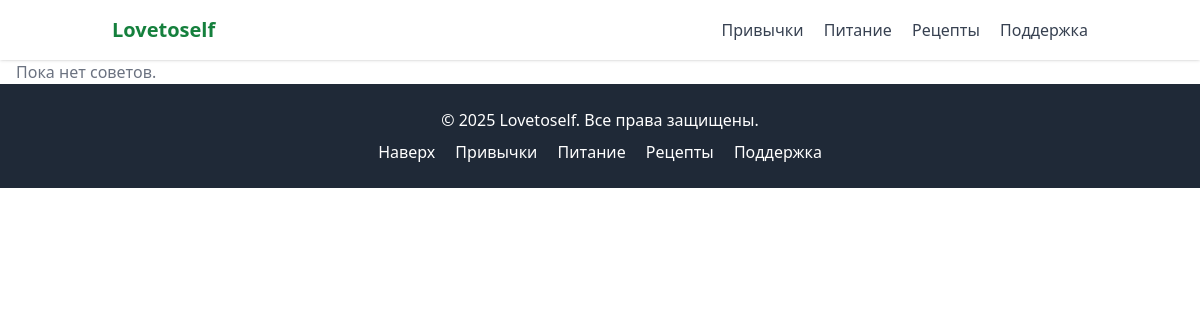
The app's page /advice-list/, older data.
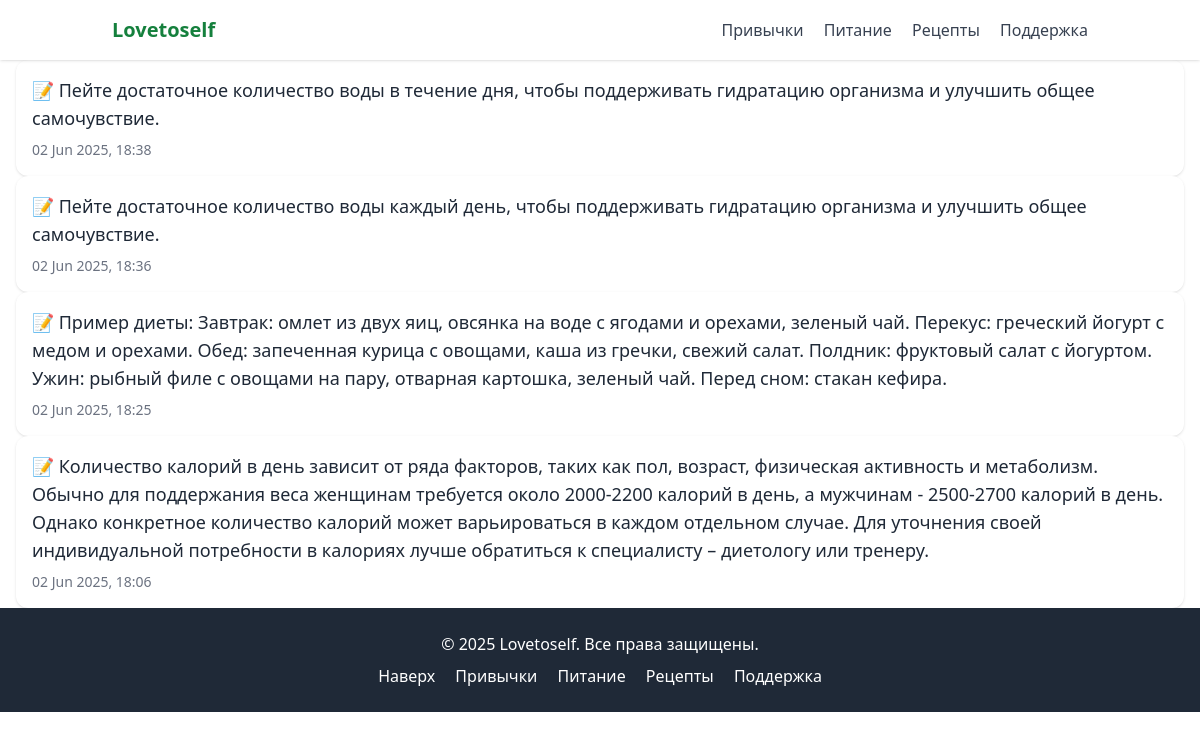
The same page, newer data.
### home/models.py (models this page shows, shortened)
class Advice(models.Model):
    text = models.TextField()
    created_at = models.DateTimeField(auto_now_add=True)

### home/views.py (the view)
# urls.py: path("advice-list/", views.advice_list, name="advice_list"),
def advice_list(request):
    advices = Advice.objects.order_by("-created_at")
    return render(request, "home/advice_list.html", {"advices": advices})

### templates/home/advice_list.html
{% extends "base.html" %}
{% block content %}
<section class="py-10 px-4 max-w-3xl mx-auto">
  <h1 class="text-3xl font-bold mb-6 text-green-700">🌿 Советы по здоровью</h1>
  <div class="space-y-4">
    {% for advice in advices %}
      <div class="bg-white dark:bg-gray-800 p-4 rounded-xl shadow">
        <p class="text-lg text-gray-800 dark:text-gray-200">📝 {{ advice.text }}</p>
        <p class="text-sm text-gray-500 mt-2">{{ advice.created_at|date:"d M Y, H:i" }}</p>
      </div>
    {% empty %}
      <p class="text-gray-500">Пока нет советов.</p>
    {% endfor %}
  </div>
</section>
{% endblock %}

### templates/base.html (shortened to what this page needs)
{% load static %}
{% load wagtailcore_tags %}
<!DOCTYPE html>
<html lang="ru">
<head>
  <link href="{% static 'css/styles.css' %}" rel="stylesheet" />
  <link href="https://unpkg.com/aos@2.3.1/dist/aos.css" rel="stylesheet" />
</head>
<body class="bg-white text-gray-800 dark:bg-black dark:text-white">
  <header class="fixed w-full bg-white shadow z-50">
    <div class="container mx-auto px-6 py-4 flex justify-between items-center">
      <a href="/#start" class="text-xl font-bold text-green-700">Lovetoself</a>
      <nav class="space-x-4">
        <a href="#habits" class="text-gray-700 hover:text-green-700 transition">Привычки</a>
        <a href="#menu" class="text-gray-700 hover:text-green-700 transition">Питание</a>
        <a href="#recipes" class="text-gray-700 hover:text-green-700 transition">Рецепты</a>
        <a href="#support" class="text-gray-700 hover:text-green-700 transition">Поддержка</a>
      </nav>
    </div>
  </header>
  <main>
    {% block content %}{% endblock %}
  </main>
  <footer class="bg-gray-800 text-white py-6 text-center">
    <p>&copy; 2025 Lovetoself. Все права защищены.</p>
    <div class="mt-2 space-x-4">
      <a href="#start" class="hover:underline">Наверх</a>
      <a href="#habits" class="hover:underline">Привычки</a>
      <a href="#menu" class="hover:underline">Питание</a>
      <a href="#recipes" class="hover:underline">Рецепты</a>
      <a href="#support" class="hover:underline">Поддержка</a>
    </div>
  </footer>
</body>
</html>

### static/css/styles.css (style rules this page uses)
*,:after,:before { box-sizing:border-box;border:0 solid #e5e7eb }
:after,:before { --tw-content:"" }
html { line-height:1.5;-webkit-text-size-adjust:100%;-moz-tab-size:4;-o-tab-size:4;tab-size:4;font-family:ui-sans-serif,system-ui,-apple-system,BlinkMacSystemFont,Segoe UI,Roboto,Helvetica Neue,Arial,Noto Sans,sans-serif,Apple Color Emoji,Segoe UI Emoji,Segoe UI Symbol,Noto Color Emoji;font-feature-settings:normal;font-variation-settings:normal }
body { margin:0;line-height:inherit }
h1,h2,h3,h4,h5,h6 { font-size:inherit;font-weight:inherit }
a { color:inherit;text-decoration:inherit }
blockquote,dd,dl,figure,h1,h2,h3,h4,h5,h6,hr,p,pre { margin:0 }
*,::backdrop,:after,:before { --tw-border-spacing-x:0;--tw-border-spacing-y:0;--tw-translate-x:0;--tw-translate-y:0;--tw-rotate:0;--tw-skew-x:0;--tw-skew-y:0;--tw-scale-x:1;--tw-scale-y:1;--tw-pan-x: ;--tw-pan-y: ;--tw-pinch-zoom: ;--tw-scroll-snap-strictness:proximity;--tw-gradient-from-position: ;--tw-gradient-via-position: ;--tw-gradient-to-position: ;--tw-ordinal: ;--tw-slashed-zero: ;--tw-numeric-figure: ;--tw-numeric-spacing: ;--tw-numeric-fraction: ;--tw-ring-inset: ;--tw-ring-offset-width:0px;--tw-ring-offset-color:#fff;--tw-ring-color:#3b82f680;--tw-ring-offset-shadow:0 0 #0000;--tw-ring-shadow:0 0 #0000;--tw-shadow:0 0 #0000;--tw-shadow-colored:0 0 #0000;--tw-blur: ;--tw-brightness: ;--tw-contrast: ;--tw-grayscale: ;--tw-hue-rotate: ;--tw-invert: ;--tw-saturate: ;--tw-sepia: ;--tw-drop-shadow: ;--tw-backdrop-blur: ;--tw-backdrop-brightness: ;--tw-backdrop-contrast: ;--tw-backdrop-grayscale: ;--tw-backdrop-hue-rotate: ;--tw-backdrop-invert: ;--tw-backdrop-opacity: ;--tw-backdrop-saturate: ;--tw-backdrop-sepia: }
.container { width:100% }
@media (min-width:640px) { .container { max-width:640px } }
@media (min-width:768px) { .container { max-width:768px } }
@media (min-width:1024px) { .container { max-width:1024px } }
.fixed { position:fixed }
.z-50 { z-index:50 }
.mx-auto { margin-left:auto;margin-right:auto }
.mb-6 { margin-bottom:1.5rem }
.mt-2 { margin-top:.5rem }
.flex { display:flex }
.w-full { width:100% }
.items-center { align-items:center }
.justify-between { justify-content:space-between }
.space-x-4>:not([hidden])~:not([hidden]) { --tw-space-x-reverse:0;margin-right:calc(1rem*var(--tw-space-x-reverse));margin-left:calc(1rem*(1 - var(--tw-space-x-reverse))) }
.rounded-xl { border-radius:.75rem }
.bg-gray-800 { --tw-bg-opacity:1;background-color:rgb(31 41 55/var(--tw-bg-opacity)) }
.bg-white { --tw-bg-opacity:1;background-color:rgb(255 255 255/var(--tw-bg-opacity)) }
.p-4 { padding:1rem }
.px-4 { padding-left:1rem;padding-right:1rem }
.px-6 { padding-left:1.5rem;padding-right:1.5rem }
.py-4 { padding-top:1rem;padding-bottom:1rem }
.py-6 { padding-top:1.5rem;padding-bottom:1.5rem }
.text-center { text-align:center }
.text-3xl { font-size:1.875rem;line-height:2.25rem }
.text-lg { font-size:1.125rem;line-height:1.75rem }
.text-sm { font-size:.875rem;line-height:1.25rem }
.text-xl { font-size:1.25rem;line-height:1.75rem }
.font-bold { font-weight:700 }
.text-gray-500 { --tw-text-opacity:1;color:rgb(107 114 128/var(--tw-text-opacity)) }
.text-gray-700 { --tw-text-opacity:1;color:rgb(55 65 81/var(--tw-text-opacity)) }
.text-gray-800 { --tw-text-opacity:1;color:rgb(31 41 55/var(--tw-text-opacity)) }
.text-green-700 { --tw-text-opacity:1;color:rgb(21 128 61/var(--tw-text-opacity)) }
.text-white { --tw-text-opacity:1;color:rgb(255 255 255/var(--tw-text-opacity)) }
.shadow { --tw-shadow:0 1px 3px 0 #0000001a,0 1px 2px -1px #0000001a;--tw-shadow-colored:0 1px 3px 0 var(--tw-shadow-color),0 1px 2px -1px var(--tw-shadow-color) }
.shadow,.shadow-inner { box-shadow:var(--tw-ring-offset-shadow,0 0 #0000),var(--tw-ring-shadow,0 0 #0000),var(--tw-shadow) }
.transition { transition-property:color,background-color,border-color,text-decoration-color,fill,stroke,opacity,box-shadow,transform,filter,-webkit-backdrop-filter;transition-property:color,background-color,border-color,text-decoration-color,fill,stroke,opacity,box-shadow,transform,filter,backdrop-filter;transition-property:color,background-color,border-color,text-decoration-color,fill,stroke,opacity,box-shadow,transform,filter,backdrop-filter,-webkit-backdrop-filter;transition-timing-function:cubic-bezier(.4,0,.2,1);transition-duration:.15s }

Row changes from the older to the newer data that the page shows:
added Advice: text "Пейте достаточное количество воды в течение дня, чтобы поддерживать гидратацию организма и улучшить общее самочувствие.", created_at "02 Jun 2025, 18:38"
added Advice: text "Пейте достаточное количество воды каждый день, чтобы поддерживать гидратацию организма и улучшить общее самочувствие.", created_at "02 Jun 2025, 18:36"
added Advice: text "Пример диеты: Завтрак: омлет из двух яиц, овсянка на воде с ягодами и орехами, зеленый чай. Перекус: греческий йогурт с медом и орехами. Обед: запеченная курица с овощами, каша из гречки, свежий салат. Полдник: фруктовый салат с йогуртом. Ужин: рыбный филе с овощами на пару, отварная картошка, зеленый чай. Перед сном: стакан кефира.", created_at "02 Jun 2025, 18:25"
added Advice: text "Количество калорий в день зависит от ряда факторов, таких как пол, возраст, физическая активность и метаболизм. Обычно для поддержания веса женщинам требуется около 2000-2200 калорий в день, а мужчинам - 2500-2700 калорий в день. Однако конкретное количество калорий может варьироваться в каждом отдельном случае. Для уточнения своей индивидуальной потребности в калориях лучше обратиться к специалисту – диетологу или тренеру.", created_at "02 Jun 2025, 18:06"
Text that changed along with them:
text no longer shown: "Пока нет советов."
